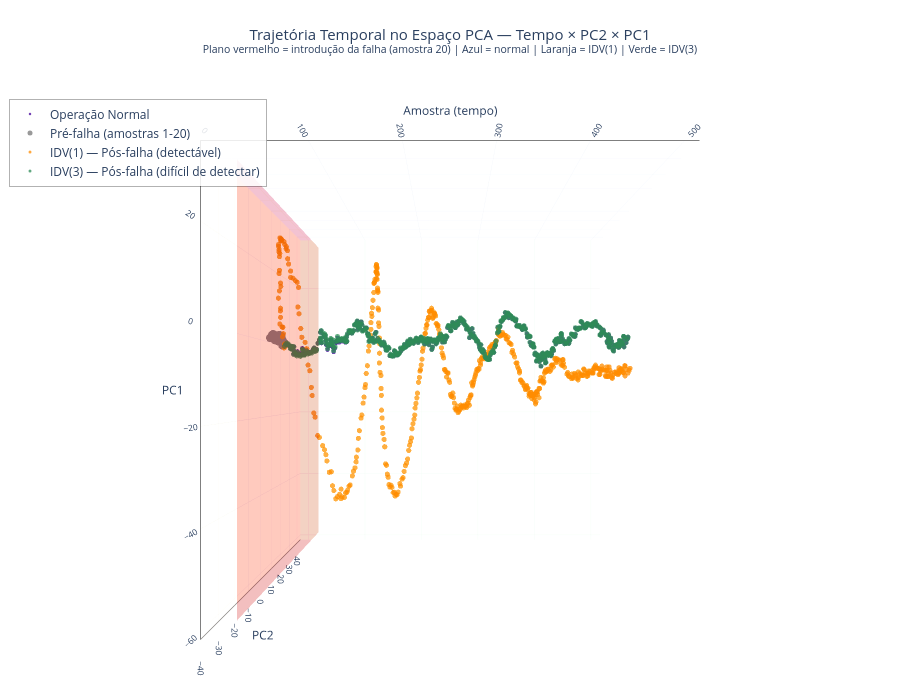

This figure's notebook cell:
### Code cell
import plotly.graph_objects as go

samples_arr = np.arange(1, 501)

# Limites para eixos PC1/PC2
pc1_lim = [min(T_normal[:, 0].min(), T_fault1[:, 0].min(), T_fault3[:, 0].min()) * 1.4,
           max(T_normal[:, 0].max(), T_fault1[:, 0].max(), T_fault3[:, 0].max()) * 1.4]
pc2_lim = [min(T_normal[:, 1].min(), T_fault1[:, 1].min(), T_fault3[:, 1].min()) * 1.4,
           max(T_normal[:, 1].max(), T_fault1[:, 1].max(), T_fault3[:, 1].max()) * 1.4]

# Plano x=20 — marca introdução da falha com tempo no eixo horizontal
plane_x = np.full((2, 2), 20.0)
plane_y = np.array([[pc2_lim[0], pc2_lim[1]], [pc2_lim[0], pc2_lim[1]]])
plane_z = np.array([[pc1_lim[0], pc1_lim[0]], [pc1_lim[1], pc1_lim[1]]])

fig = go.Figure()

# Operação normal (azul escuro para maior contraste com o verde)
fig.add_trace(go.Scatter3d(
    x=samples_arr, y=T_normal[:, 1], z=T_normal[:, 0],
    mode='markers',
    marker=dict(size=2.5, color="#46049C", opacity=0.75),
    name='Operação Normal'
))

# Pré-falha IDV(1) e IDV(3) — cinza
fig.add_trace(go.Scatter3d(
    x=samples_arr[:20], y=T_fault1[:20, 1], z=T_fault1[:20, 0],
    mode='markers',
    marker=dict(size=5, color='#888888', opacity=0.85),
    name='Pré-falha (amostras 1-20)'
))
fig.add_trace(go.Scatter3d(
    x=samples_arr[:20], y=T_fault3[:20, 1], z=T_fault3[:20, 0],
    mode='markers',
    marker=dict(size=5, color='#888888', opacity=0.85),
    showlegend=False, name='Pré-falha IDV3'
))

# Pós-falha IDV(1) — laranja
fig.add_trace(go.Scatter3d(
    x=samples_arr[20:], y=T_fault1[20:, 1], z=T_fault1[20:, 0],
    mode='markers',
    marker=dict(size=3, color='#FF8C00', opacity=0.75),
    name='IDV(1) — Pós-falha (detectável)'
))

# Pós-falha IDV(3) — verde
fig.add_trace(go.Scatter3d(
    x=samples_arr[20:], y=T_fault3[20:, 1], z=T_fault3[20:, 0],
    mode='markers',
    marker=dict(size=3, color='#2E8B57', opacity=0.75),
    name='IDV(3) — Pós-falha (difícil de detectar)'
))

# Plano da falha (x=20)
fig.add_trace(go.Surface(
    x=plane_x, y=plane_y, z=plane_z,
    colorscale=[[0, 'red'], [1, 'red']],
    opacity=0.25,
    showscale=False,
    name='Introdução da falha (amostra 20)'
))

axis_style = dict(
    showgrid=True,
    gridcolor='rgba(80,80,80,0.35)',
    gridwidth=1,
    showbackground=True,
    showline=True,
    linecolor='rgba(0,0,0,0.5)',
    linewidth=2,
    tickfont=dict(size=10),
    titlefont=dict(size=12),
)

# Remove chave inválida para eixos 3D em versões recentes do Plotly
axis_style_clean = {k: v for k, v in axis_style.items() if k != "titlefont"}

fig.update_layout(
    title=dict(
        text='Trajetória Temporal no Espaço PCA — Tempo × PC2 × PC1<br>'
             '<sup>Plano vermelho = introdução da falha (amostra 20) | '
             'Azul = normal | Laranja = IDV(1) | Verde = IDV(3)</sup>',
        x=0.5,
        font=dict(size=15)
    ),
    scene=dict(
        xaxis=dict(
            title=dict(text='Amostra (tempo)', font=dict(size=12)),
            backgroundcolor='rgba(255,245,230,0.9)',
            **axis_style_clean
        ),
        yaxis=dict(
            title=dict(text='PC2', font=dict(size=12)),
            backgroundcolor='rgba(230,255,235,0.9)',
            **axis_style_clean
        ),
        zaxis=dict(
            title=dict(text='PC1', font=dict(size=12)),
            backgroundcolor='rgba(230,235,255,0.9)',
            **axis_style_clean
        ),
        camera=dict(eye=dict(x=0., y=-2., z=0)),
        aspectmode='auto'
    ),
    height=700,
    legend=dict(
        x=0.01, y=0.97,
        bgcolor='rgba(255,255,255,0.85)',
        bordercolor='rgba(0,0,0,0.3)',
        borderwidth=1,
        font=dict(size=12)
    ),
    paper_bgcolor='white',
    margin=dict(l=0, r=0, t=80, b=0)
)

fig.show()

### Figure 1 — Plotly figure (JSON) as saved in the notebook; plotly's stock layout.template omitted (floating-point values rounded to 4 significant figures; data arrays with more than 128 entries replaced by an {"elided": "..."} marker saying what was removed)
{"data": [{"marker": {"color": "#46049C", "opacity": 0.75, "size": 2.5}, "mode": "markers", "name": "Operação Normal", "type": "scatter3d", "x": {"elided": "500 int values"}, "y": {"elided": "500 float values"}, "z": {"elided": "500 float values"}}, {"marker": {"color": "#888888", "opacity": 0.85, "size": 5}, "mode": "markers", "name": "Pré-falha (amostras 1-20)", "type": "scatter3d", "x": [1, 2, 3, 4, 5, 6, 7, 8, 9, 10, 11, 12, 13, 14, 15, 16, 17, 18, 19, 20], "y": [-1.161, -0.2574, -0.3047, -0.1635, -2.091, -1.818, -0.9132, -0.1441, -0.4838, 1.073, -0.1086, 0.459, -0.8406, -0.3163, -0.5646, -0.8806, -0.8768, -1.028, -1.993, -1.296], "z": [0.3886, 0.6592, 0.5509, 0.6449, 1.065, 1.264, -0.1342, 0.4661, 0.3898, 1.289, -0.4205, 0.04255, 0.1497, 0.6558, 0.5293, 0.8418, -0.01894, -0.876, -1.542, -0.8167]}, {"marker": {"color": "#888888", "opacity": 0.85, "size": 5}, "mode": "markers", "name": "Pré-falha IDV3", "showlegend": false, "type": "scatter3d", "x": [1, 2, 3, 4, 5, 6, 7, 8, 9, 10, 11, 12, 13, 14, 15, 16, 17, 18, 19, 20], "y": [-1.161, -0.2574, -0.3047, -0.1635, -2.091, -1.818, -0.9132, -0.1441, -0.4838, 1.073, -0.1086, 0.459, -0.8406, -0.3163, -0.5646, -0.8806, -0.8768, -1.028, -1.993, -1.296], "z": [0.3886, 0.6592, 0.5509, 0.6449, 1.065, 1.264, -0.1342, 0.4661, 0.3898, 1.289, -0.4205, 0.04255, 0.1497, 0.6558, 0.5293, 0.8418, -0.01894, -0.876, -1.542, -0.8167]}, {"marker": {"color": "#FF8C00", "opacity": 0.75, "size": 3}, "mode": "markers", "name": "IDV(1) — Pós-falha (detectável)", "type": "scatter3d", "x": {"elided": "480 int values"}, "y": {"elided": "480 float values"}, "z": {"elided": "480 float values"}}, {"marker": {"color": "#2E8B57", "opacity": 0.75, "size": 3}, "mode": "markers", "name": "IDV(3) — Pós-falha (difícil de detectar)", "type": "scatter3d", "x": {"elided": "480 int values"}, "y": {"elided": "480 float values"}, "z": {"elided": "480 float values"}}, {"colorscale": [[0, "red"], [1, "red"]], "name": "Introdução da falha (amostra 20)", "opacity": 0.25, "showscale": false, "type": "surface", "x": [[20.0, 20.0], [20.0, 20.0]], "y": [[-37.57, 42.09], [-37.57, 42.09]], "z": [[-58.69, -58.69], [32.87, 32.87]]}], "layout": {"height": 700, "legend": {"bgcolor": "rgba(255,255,255,0.85)", "bordercolor": "rgba(0,0,0,0.3)", "borderwidth": 1, "font": {"size": 12}, "x": 0.01, "y": 0.97}, "margin": {"b": 0, "l": 0, "r": 0, "t": 80}, "paper_bgcolor": "white", "scene": {"aspectmode": "auto", "camera": {"eye": {"x": 0, "y": -2, "z": 0}}, "xaxis": {"backgroundcolor": "rgba(255,245,230,0.9)", "gridcolor": "rgba(80,80,80,0.35)", "gridwidth": 1, "linecolor": "rgba(0,0,0,0.5)", "linewidth": 2, "showbackground": true, "showgrid": true, "showline": true, "tickfont": {"size": 10}, "title": {"font": {"size": 12}, "text": "Amostra (tempo)"}}, "yaxis": {"backgroundcolor": "rgba(230,255,235,0.9)", "gridcolor": "rgba(80,80,80,0.35)", "gridwidth": 1, "linecolor": "rgba(0,0,0,0.5)", "linewidth": 2, "showbackground": true, "showgrid": true, "showline": true, "tickfont": {"size": 10}, "title": {"font": {"size": 12}, "text": "PC2"}}, "zaxis": {"backgroundcolor": "rgba(230,235,255,0.9)", "gridcolor": "rgba(80,80,80,0.35)", "gridwidth": 1, "linecolor": "rgba(0,0,0,0.5)", "linewidth": 2, "showbackground": true, "showgrid": true, "showline": true, "tickfont": {"size": 10}, "title": {"font": {"size": 12}, "text": "PC1"}}}, "title": {"font": {"size": 15}, "text": "Trajetória Temporal no Espaço PCA — Tempo × PC2 × PC1<br><sup>Plano vermelho = introdução da falha (amostra 20) | Azul = normal | Laranja = IDV(1) | Verde = IDV(3)</sup>", "x": 0.5}}}
